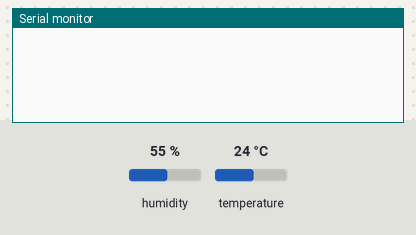
Simulated run of this sketch. Board: ESP8266 (NodeMCU). Shown: the last lines printed to the serial monitor. Wiring (inferred from the names in the program): DHT11 sensor: data GPIO 8. Inputs (shaded band) come from the test bench; at power-on: humidity 55 %, temperature 24 °C. WiFi joins after 1.5 s; servers stay silent unless stated.

Above: at 3.0 s.
3.1 s: humidity set to 22 %
At 4.1 s:
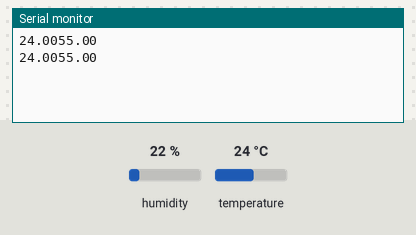
4.6 s: temperature set to 12 °C
At 6.0 s:
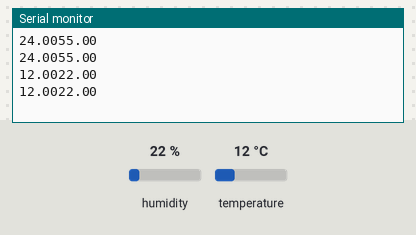
6.1 s: humidity set to 40 %
At 8.3 s:
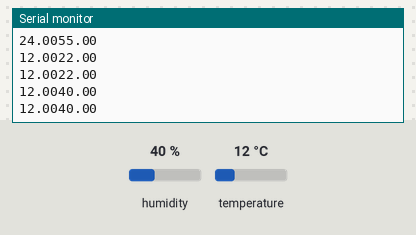
Timing chart, 0 to 9.8 s (numbered marks = the images above; inputs shaded):
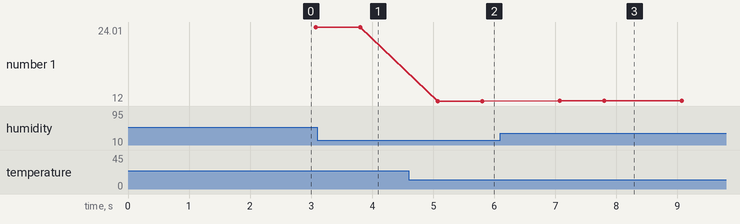

Measured:
- after the input at 4.6 s, the serial monitor: prints a new line after 0.48 s (image 2)
- after the input at 6.1 s, the serial monitor: prints a new line after 0.98 s (image 3)
- plotted number 1: 24.01 → 12 after the input at 4.6 s, 12 → 12 after the input at 6.1 s

The sketch:

Blynk_DHT.ino
```cpp
#define BLYNK_PRINT Serial
#include <ESP8266WiFi.h>
#include <BlynkSimpleEsp8266.h>
#include <SimpleTimer.h>
#include <DHT.h>
#define DHTPIN 8 //pin gpio 4 in sensor
#define DHTTYPE DHT11

DHT dht(DHTPIN, DHTTYPE);

char auth[] = "579d76c974ea48fa927461a5c591619a";
SimpleTimer timer;

void sendUptime()
{
  // You can send any value at any time.
  // Please don't send more that 10 values per second.
   //Read the Temp and Humidity from DHT
  float h = dht.readHumidity();
  float t = dht.readTemperature();

  Blynk.virtualWrite(10, t); // virtual pin
  Blynk.virtualWrite(11, h); // virtual pin
  Blynk.virtualWrite(2,millis()/1000);
  Serial.print(t);
  Serial.println(h);
}

void setup()
{
  Serial.begin(9600);
   Blynk.begin(auth, "SJSLGU", "123456789b");

  timer.setInterval(1000L, sendUptime);
}

void loop()
{
  Blynk.run();
  timer.run();
}
```
